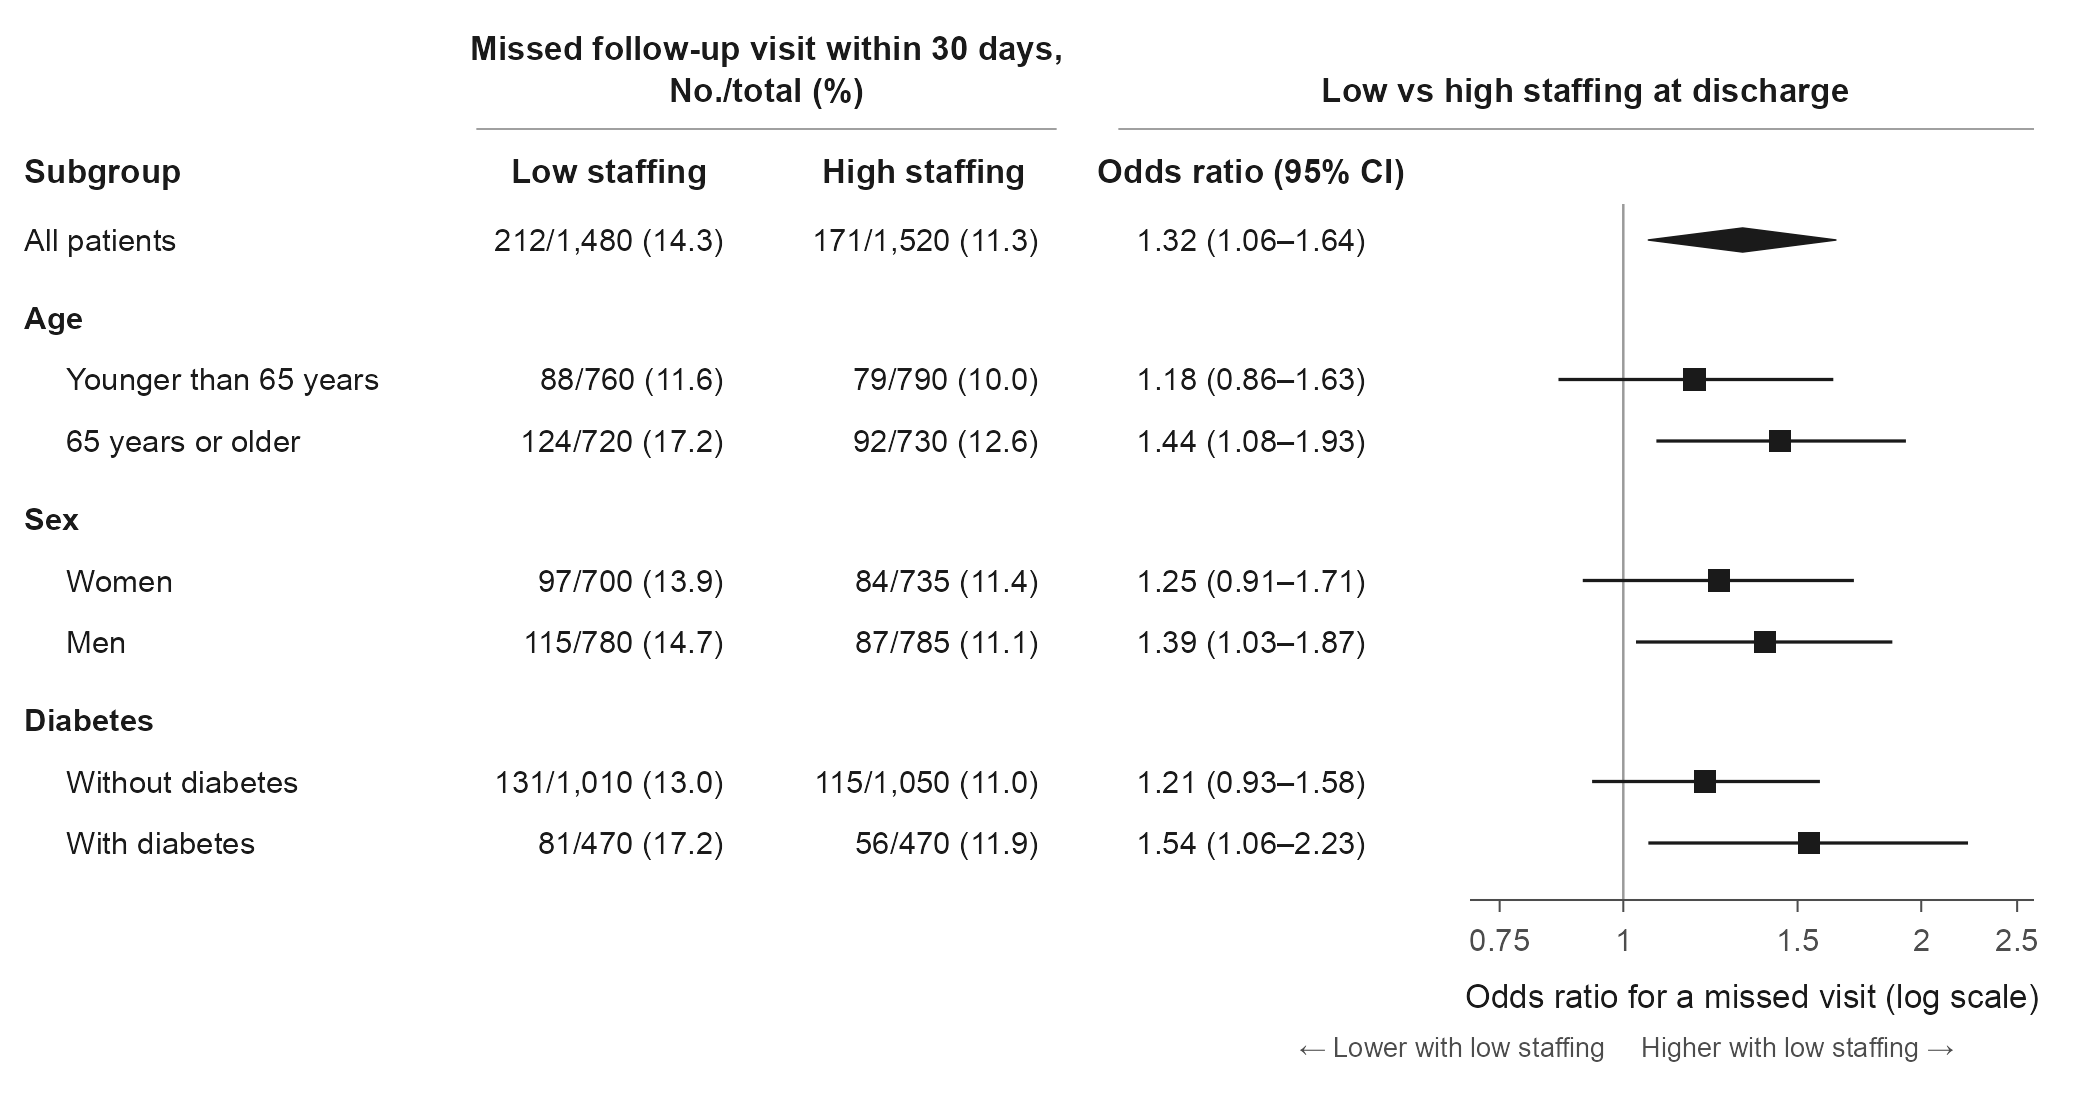

R code for this plot:
# Forest plot of subgroup odds ratios with an aligned table of counts. All data are synthetic.
# Run: Rscript forest-example.R   (reads forest-example.csv beside this script; writes forest-example.png and forest-example.pdf there)
# Odds ratios and confidence limits are plotted exactly as supplied in forest-example.csv.
library(grid)

args <- commandArgs(trailingOnly = FALSE)
script <- sub("^--file=", "", args[grep("^--file=", args)])
here <- if (length(script)) dirname(normalizePath(script)) else getwd()
d <- read.csv(file.path(here, "forest-example.csv"), stringsAsFactors = FALSE)

# ---- Checks on the supplied values -------------------------------------------------------------
overall <- d[d$subgroup_heading == "Overall", ]
stopifnot(nrow(overall) == 1,
          d$ci_lower < d$odds_ratio, d$odds_ratio < d$ci_upper,
          d$events_exposed <= d$total_exposed, d$events_unexposed <= d$total_unexposed)
count_columns <- c("events_exposed", "total_exposed", "events_unexposed", "total_unexposed")
for (heading in setdiff(unique(d$subgroup_heading), "Overall")) {
  # The levels of each subgroup variable must partition the full cohort.
  stopifnot(colSums(d[d$subgroup_heading == heading, count_columns]) == unlist(overall[count_columns]))
}

# ---- Display text ------------------------------------------------------------------------------
# Row labels written out so that each reads without its section head.
row_label <- c("All patients" = "All patients",
               "Younger than 65 years" = "Younger than 65 years",
               "65 years or older" = "65 years or older",
               "Women" = "Women", "Men" = "Men",
               "No" = "Without diabetes", "Yes" = "With diabetes")
stopifnot(d$subgroup %in% names(row_label))
count <- function(x) format(x, big.mark = ",", trim = TRUE)
# Percentages are rounded half up in integer arithmetic, so 171/1,520 (exactly 11.25%) prints as 11.3.
percent <- function(events, total) sprintf("(%.1f)", ((2000 * events + total) %/% (2 * total)) / 10)
d$label <- unname(row_label[d$subgroup])
d$or_text <- sprintf("%.2f (%.2f–%.2f)", d$odds_ratio, d$ci_lower, d$ci_upper)

# One table row per line: the full cohort first, then a bold head and indented rows per variable.
all_patients <- which(d$subgroup_heading == "Overall")
rows <- data.frame(kind = "summary", text = d$label[all_patients], i = all_patients)
for (heading in setdiff(unique(d$subgroup_heading), "Overall")) {
  members <- which(d$subgroup_heading == heading)
  rows <- rbind(rows, data.frame(kind = "head", text = heading, i = NA),
                data.frame(kind = "level", text = d$label[members], i = members))
}

# ---- Layout in inches at the printed width (two columns) -----------------------------------------
page_width <- 7
row_pitch <- 0.205           # distance between row centers
section_gap <- 0.055         # extra space above each section head
first_row <- 0.80
rows$y <- first_row + row_pitch * (seq_len(nrow(rows)) - 1) +
  section_gap * cumsum(rows$kind == "head")
axis_y <- max(rows$y) + 0.19
page_height <- axis_y + 0.66

label_x <- 0.08
indent <- 0.14
low_x <- 2.03                # center of the low-staffing count column
high_x <- 3.08               # center of the high-staffing count column
or_x <- 4.17                 # center of the odds ratio text column
plot_left <- 4.90
plot_right <- 6.78
axis_limits <- c(0.70, 2.60)
axis_ticks <- c(0.75, 1, 1.5, 2, 2.5)
stopifnot(d$ci_lower >= axis_limits[1], d$ci_upper <= axis_limits[2])  # no interval leaves the axis
plot_x <- function(value) {
  plot_left + (plot_right - plot_left) * (log(value) - log(axis_limits[1])) / diff(log(axis_limits))
}

ink <- "#1A1A1A"
muted <- "#4D4D4D"
reference <- "#9A9A9A"
font <- "Arial"

from_top <- function(y) unit(1, "npc") - unit(y, "in")
text_at <- function(x, y, label, size = 7.5, face = "plain", colour = ink, align = "left") {
  grid.text(label, unit(x, "in"), from_top(y), just = c(align, "centre"),
            gp = gpar(fontfamily = font, fontface = face, fontsize = size, col = colour))
}
line_at <- function(x1, y1, x2, y2, colour = muted, lwd = 0.65) {
  grid.lines(unit(c(x1, x2), "in"), from_top(c(y1, y2)), gp = gpar(col = colour, lwd = lwd, lineend = "butt"))
}
width_in <- function(label, size = 7.5, face = "plain") {
  pushViewport(viewport(gp = gpar(fontfamily = font, fontface = face, fontsize = size)))
  on.exit(popViewport())
  max(convertWidth(stringWidth(label), "in", valueOnly = TRUE))
}

draw_figure <- function() {
  grid.newpage()

  # Count cells are right-aligned so the totals and the percentages line up on their last digits.
  cell <- function(events, total) sprintf("%s/%s %s", count(events), count(total), percent(events, total))
  cell_w <- width_in(c(cell(d$events_exposed, d$total_exposed), cell(d$events_unexposed, d$total_unexposed)))
  count_cell <- function(center, y, events, total) {
    text_at(center + cell_w / 2, y, cell(events, total), align = "right")
  }

  # Column heads
  spanner_rule <- 0.43
  head_y <- 0.57
  text_at((low_x + high_x) / 2, 0.16, "Missed follow-up visit within 30 days,", 8, "bold", align = "centre")
  text_at((low_x + high_x) / 2, 0.30, "No./total (%)", 8, "bold", align = "centre")
  line_at(low_x - cell_w / 2 - 0.06, spanner_rule, high_x + cell_w / 2 + 0.06, spanner_rule, reference, 0.6)
  or_w <- width_in(d$or_text)
  text_at((or_x - or_w / 2 + plot_right) / 2, 0.30, "Low vs high staffing at discharge", 8, "bold", align = "centre")
  line_at(or_x - or_w / 2 - 0.06, spanner_rule, plot_right, spanner_rule, reference, 0.6)

  text_at(label_x, head_y, "Subgroup", 8, "bold")
  text_at(low_x, head_y, "Low staffing", 8, "bold", align = "centre")
  text_at(high_x, head_y, "High staffing", 8, "bold", align = "centre")
  text_at(or_x, head_y, "Odds ratio (95% CI)", 8, "bold", align = "centre")

  # Null line behind the marks
  line_at(plot_x(1), min(rows$y) - 0.12, plot_x(1), axis_y, reference, 0.8)

  for (r in seq_len(nrow(rows))) {
    y <- rows$y[r]
    if (rows$kind[r] == "head") {
      text_at(label_x, y, rows$text[r], face = "bold")
      next
    }
    v <- d[rows$i[r], ]
    text_at(label_x + if (rows$kind[r] == "level") indent else 0, y, rows$text[r])
    count_cell(low_x, y, v$events_exposed, v$total_exposed)
    count_cell(high_x, y, v$events_unexposed, v$total_unexposed)
    text_at(or_x, y, v$or_text, align = "centre")
    if (rows$kind[r] == "summary") {
      # Full cohort: a diamond whose width is the confidence interval.
      grid.polygon(unit(plot_x(c(v$ci_lower, v$odds_ratio, v$ci_upper, v$odds_ratio)), "in"),
                   from_top(y + c(0, -0.04, 0, 0.04)), gp = gpar(fill = ink, col = ink, lwd = 0.5))
    } else {
      line_at(plot_x(v$ci_lower), y, plot_x(v$ci_upper), y, ink, 1.05)
      grid.rect(unit(plot_x(v$odds_ratio), "in"), from_top(y), width = unit(0.075, "in"),
                height = unit(0.075, "in"), gp = gpar(fill = ink, col = NA))
    }
  }

  # Axis, its title and direction cues
  line_at(plot_x(axis_limits[1]), axis_y, plot_x(axis_limits[2]), axis_y)
  for (tick in axis_ticks) {
    line_at(plot_x(tick), axis_y, plot_x(tick), axis_y + 0.04)
    text_at(plot_x(tick), axis_y + 0.135, format(tick, drop0trailing = TRUE), 7.5, colour = muted, align = "centre")
  }
  text_at((plot_left + plot_right) / 2, axis_y + 0.32, "Odds ratio for a missed visit (log scale)", 8, align = "centre")
  text_at(plot_x(1) - 0.06, axis_y + 0.49, "\u2190 Lower with low staffing", 6.5, colour = muted, align = "right")
  text_at(plot_x(1) + 0.06, axis_y + 0.49, "Higher with low staffing \u2192", 6.5, colour = muted)
}

ragg::agg_png(file.path(here, "forest-example.png"), width = page_width, height = page_height,
              units = "in", res = 300, background = "white")
draw_figure()
invisible(dev.off())
cairo_pdf(file.path(here, "forest-example.pdf"), width = page_width, height = page_height, family = font)
draw_figure()
invisible(dev.off())
cat(sprintf("Wrote forest-example.png and forest-example.pdf at %.2f x %.2f in\n", page_width, page_height))
